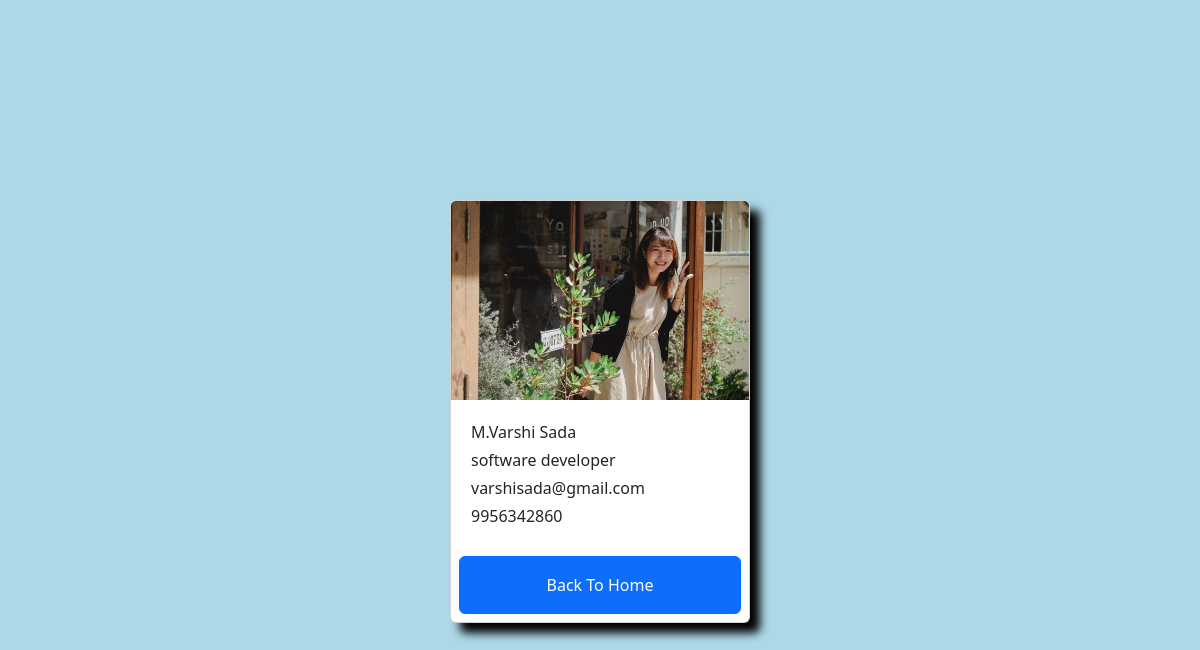
The page /employees/4/ on the database its author committed.
### salary/models.py (models this page shows, shortened)
class Employee(models.Model):
    first_name=models.CharField(max_length=100);
    last_name=models.CharField(max_length=100);
    photo=models.ImageField(upload_to='images');
    designation=models.CharField(max_length=100);
    email_address=models.EmailField(max_length=100);
    phone_number=models.CharField(max_length=10);

### salary/views.py (the view)
# urls.py: path('<int:pk>/', views.employee_detail,name='employee'),
def employee_detail(request,pk):
    employee=get_object_or_404(Employee,pk=pk)
    context = {
        'employee': employee,
    }
    return render(request, 'employee.html', context)

### templates/employee.html (shortened to what this page needs)
<!DOCTYPE html>
<html lang="en">
<head>
    <link href="https://cdn.jsdelivr.net/npm/bootstrap@5.3.3/dist/css/bootstrap.min.css" rel="stylesheet">
</head>
<body>
    <div class="container mt-5">
        <div class="card mx-auto top" style="width: 300px">
            <img src="{{employee.photo.url}}" class="card-img-top">
            <div class="card-body">
                <p class="card-text m-1">{{employee.first_name}}{{employee.last_name}}</p>
                <p class="card-text m-1">{{employee.designation}}</p>
                <p class="card-text m-1">{{employee.email_address}}</p>
                <p class="card-text m-1">{{employee.phone_number}}</p>
            </div>
            <a href="{% url 'home' %}" class="btn btn-primary p-3 m-2">Back To Home</a>
        </div>
    </div>
</body>
</html>

### templates/employee.html (style rules this page uses)
.top { margin-top: 200px; position: relative; box-shadow: 10px 10px 10px black; }
body { background-color: lightblue; }

### rows shown on the page
Employee: photo (picture), first_name "M.", last_name "Varshi Sada", designation "software developer", email_address "varshisada@gmail.com", phone_number "9956342860"
